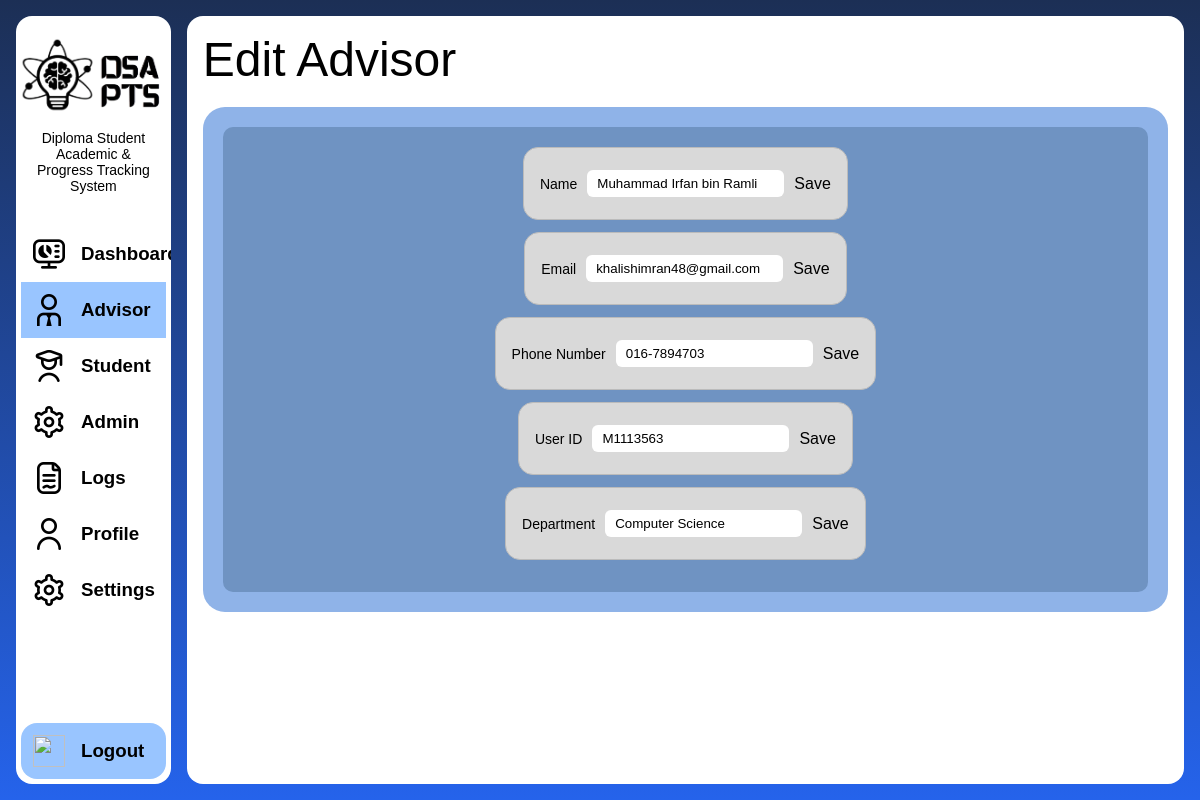
The app's page /admin/advisor-edit.php?id=3 with its own data.
### tables this page shows
CREATE TABLE `advisor` (
  `user_id` int(11) NOT NULL,
  `department` varchar(100) DEFAULT NULL
);

CREATE TABLE `user` (
  `user_id` int(11) NOT NULL,
  `login_id` varchar(10) NOT NULL,
  `name` varchar(100) NOT NULL,
  `email` varchar(100) NOT NULL,
  `password` varchar(255) NOT NULL,
  `profile_picture` varchar(255) DEFAULT NULL,
  `address` varchar(255) DEFAULT NULL,
  `phone_number` varchar(20) DEFAULT NULL
);

### models/functions.php (called while the page is built, shortened)
<?php
function getUserById($conn, $table, $idColumn, $user_id)
{
    $result = $conn->query("
    SELECT $table.*, user.*
    FROM $table
    INNER JOIN user ON $table.user_id = user.user_id
    WHERE $idColumn = '$user_id' LIMIT 1");
    return $result->fetch_assoc();
}

### admin/advisor-edit.php (the view, shortened to what this page needs)
<!DOCTYPE html>
<html lang="en">
<head>
    <link rel="stylesheet" href="../style/layout.css">
    <link rel="stylesheet" href="../style/admin.css">
    <link rel="stylesheet" href="../style/styles.css">
</head>
<body class="page-body main-gradient-bg">
    <?php
    include("components/sidebar-admin.php");
    include("../models/functions.php");
    ?>
    <?php
    $user_id = $_GET['id'] ?? null;
    $advisor = getUserById($conn, "advisor", "advisor.user_id", $user_id);
?>
    <main class="main-content main-rounded">
        <h1 class="content-title">Edit Advisor</h1>
        <div class="edit-box">
            <div class="edit-wrapper">
              <div class="edit-list">
              <form method="POST" action="advisor-edit.php?id=<?= $user_id ?>">
                <div class="edit-row">
                  <span>Name</span>
                  <input class="edit-design" type="text" name="value" value="<?= $advisor['name'] ?>">
                  <button type="submit" class="icon-btn">Save</button>
                </div>
              </form>
              <form method="POST" action="advisor-edit.php?id=<?= $user_id ?>">
                <div class="edit-row">
                  <span>Email</span>
                  <input class="edit-design" type="text" name="value" value="<?= $advisor['email'] ?>">
                  <button type="submit" class="icon-btn">Save</button>
                </div>
              </form>
              <form method="POST" action="advisor-edit.php?id=<?= $user_id ?>">
                <div class="edit-row">
                  <span>Phone Number</span>
                  <input class="edit-design" type="text" name="value" value="<?= $advisor['phone_number'] ?>">
                  <button type="submit" class="icon-btn">Save</button>
                </div>
              </form>
              <form method="POST" action="advisor-edit.php?id=<?= $user_id ?>">
                <div class="edit-row">
                  <span>User ID</span>
                  <input class="edit-design" type="text" name="value" value="<?= $advisor['login_id'] ?>">
                  <button type="submit" class="icon-btn">Save</button>
                </div>
              </form>
              <form method="POST" action="advisor-edit.php?id=<?= $user_id ?>">
                <div class="edit-row">
                  <span>Department</span>
                  <input class="edit-design" type="text" name="value" value="<?= $advisor['department'] ?>">
                  <button type="submit" class="icon-btn">Save</button>
                </div>
              </form>
              </div>
            </div>
        </div>
    </main>
</body>
</html>

### style/layout.css (style rules this page uses)
html, body { height: 100%; margin: 0; }
*, *::before, *::after { box-sizing: border-box; }
.page-body { display: flex; min-height: 100vh; margin: 0; overflow: hidden; }
.main-gradient-bg { background-image: linear-gradient(#1c2f55, #2563eb); }
.main-rounded { display: flex; flex-direction: column; align-items: center; background-color: #fff; margin: 16px; border-radius: 16px; min-height: 0; overflow: hidden; }
.main-content { flex: 1; align-items: start; padding: 16px; min-height: 0; overflow-y: auto; }
.content-title { font-size: 48px; font-weight: 500; margin: 0; }

### style/admin.css (style rules this page uses)
.edit-list { width: 95%; margin: 0 auto; }
.edit-row { width: 100%; display: flex; justify-content: space-between; align-items: center; padding: 18px 25px; margin-bottom: 15px; background: #d9d9d9; border-radius: 8px; }
.edit-box { background: #8fb3e8; border-radius: 22px; padding: 20px; width: 100%; margin-top: 20px; }
.edit-wrapper { background: #6f93c2; border-radius: 10px; padding: 20px; }
.edit-design { display: flex; padding: 6px 10px; border-radius: 6px; border: none; margin: 10px; }

### style/styles.css (style rules this page uses)
* { box-sizing: border-box; margin: 0; padding: 0; }
body { font-family: Arial, Helvetica, sans-serif; background: #fff; color: #000; }
.icon-btn { background: none; border: none; cursor: pointer; font-size: 16px; }
.edit-list { max-width: 720px; margin: 0 auto; align-items: center; display: flex; flex-direction: column; }
.edit-row { display: flex; align-items: center; justify-content: space-between; background: #d9d9d9; border: 1px solid #bbb; padding: 12px 16px; margin-bottom: 12px; border-radius: 15px; }
.edit-row span { font-size: 14px; }

### records on screen
advisor: value "Muhammad Irfan bin Ramli", value "khalishimran48@gmail.com", value "016-7894703", value "M1113563", value "Computer Science"
